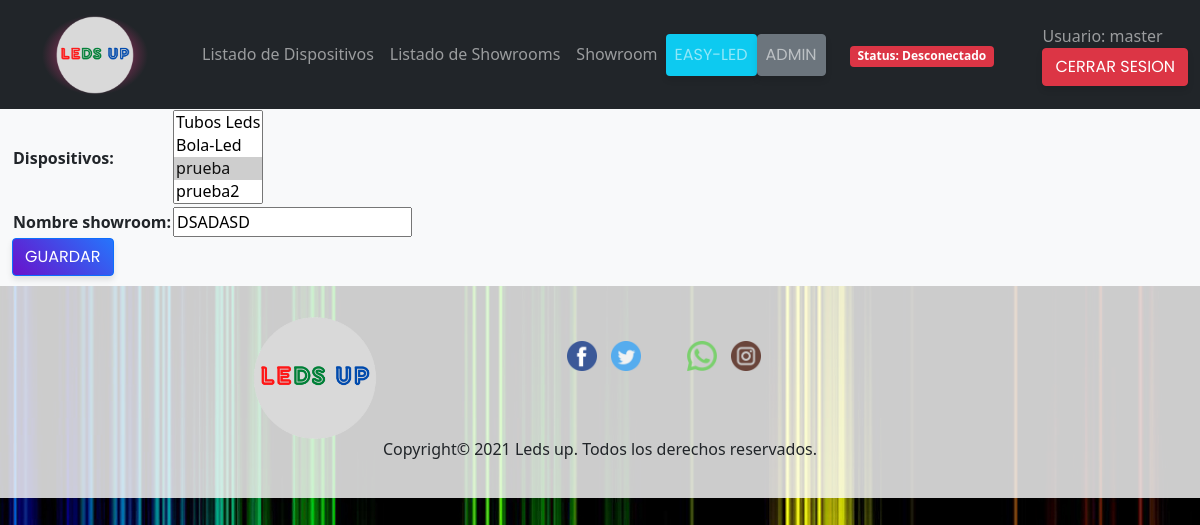
/ledsup/showroom/1/ (signed in), run on an earlier commit of the app's database.
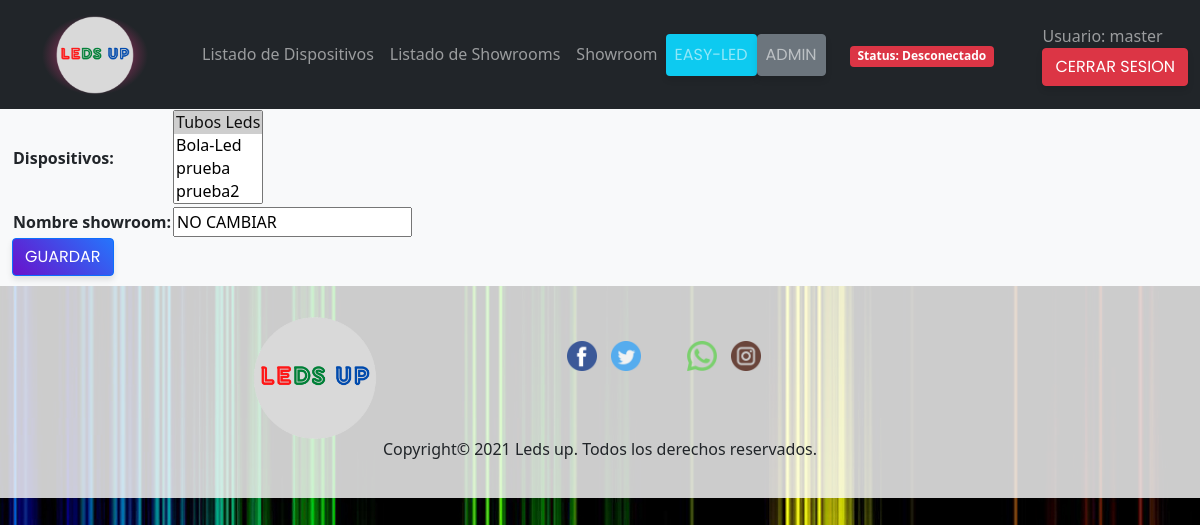
And on a later commit of the database.
### ledsup/models.py (models this page shows, shortened)
class Showroom(models.Model):
    dispositivos = models.ManyToManyField(
        Dispositivo,
        through='OrdenDispositivosEnShowroom'
    )
    usuario = models.ForeignKey(User, on_delete=models.CASCADE)
    nombre_showroom = models.CharField(max_length=100)

### ledsup/views.py (the view, shortened to what this page needs)
# urls.py: path('showroom/<int:pk>/', views.ShowroomUpdate.as_view(), name='editar_showroom'),
class ShowroomUpdate(LoginRequiredMixin, UpdateView):
    def get_form(self, *args, **kwargs):
        form = super(ShowroomUpdate, self).get_form(*args, **kwargs)
        form.fields[
            'dispositivos'].queryset = Dispositivo.objects.get_queryset(
        ).filter(usuario__email__exact=self.request.user.email)
        return form
    model = Showroom
    success_url = reverse_lazy('ledsup:lista_showroom')
    fields = ['dispositivos', 'nombre_showroom']

### ledsup/models.py (called while the page is built)
    def __str__(self):
        return self.nombre_dispositivo

### web/context_processors.py (called while the page is built)
def get_current_year_to_context(request):
    current_datetime = datetime.datetime.now()
    return {
        'current_year': current_datetime.year
    }

### ledsup/templates/ledsup/showroom_form.html (shortened to what this page needs)
{% extends "ledsup/base_generic.html" %}
{% block content %}
<div class="container-fluid bg-light">
    <div class="row justify-content-center">
        <form action="" method="post">
            <table>
            {{ form.as_table }}
            </table>
            <input class="btn btn-primary" type="submit" value="Guardar" />
        </form>
    </div>
</div>
{% endblock %}

What changed in the data, as far as the page shows it:
changed Showroom: nombre_showroom "DSADASD" → "NO CAMBIAR"
Also different on the page:
form field dispositivos: "Tubos Leds / Bola-Led / prueba ☑ / prueba2" → "Tubos Leds ☑ / Bola-Led / prueba / prueba2"
